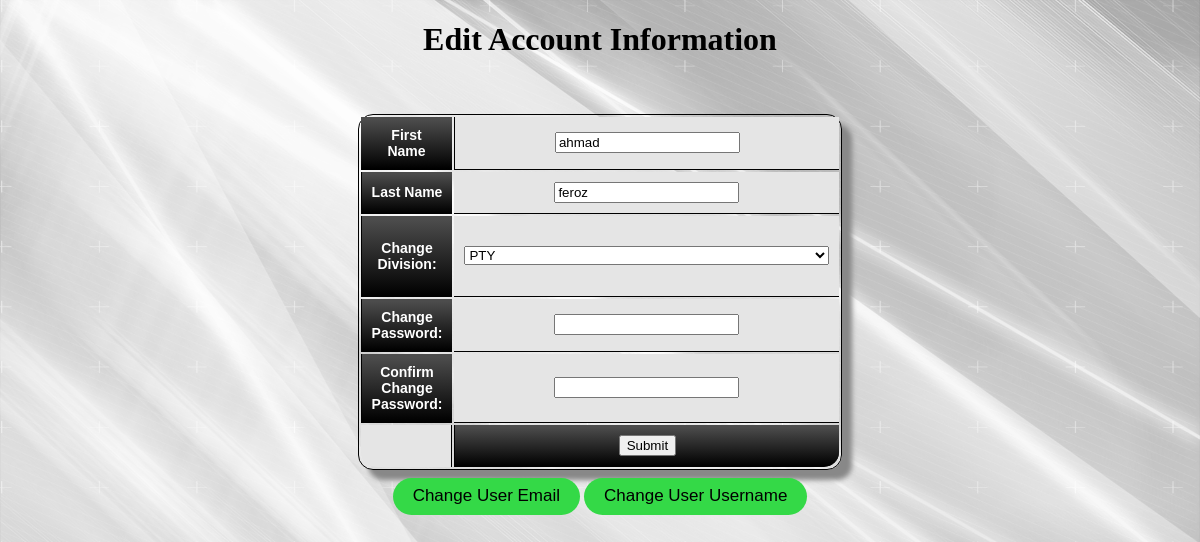
The app's page /editAdmininfo.php?id=1 (signed in) with its own data.
### tables this page shows
CREATE TABLE `userinfo` (
  `ID` int(11) NOT NULL,
  `username` varchar(255) NOT NULL,
  `password` varchar(255) NOT NULL,
  `FirstName` text NOT NULL,
  `LastName` text NOT NULL,
  `email` text NOT NULL,
  `AccessLevel` int(11) NOT NULL,
  `Division` varchar(255) NOT NULL,
  `DateRegister` datetime NOT NULL
);

### editAdminInfo.php (the view, shortened to what this page needs)
<?php require_once('Connections/localhost.php'); ?>
<?php
if (!function_exists("GetSQLValueString")) {
function GetSQLValueString($theValue, $theType, $theDefinedValue = "", $theNotDefinedValue = "")
{
  $theValue = function_exists("mysql_real_escape_string") ? mysql_real_escape_string($theValue) : mysql_escape_string($theValue);
  switch ($theType) {
    case "long":
    case "int":
      $theValue = ($theValue != "") ? intval($theValue) : "NULL";
      break;
  }
  return $theValue;
}
}
$editFormAction = $_SERVER['PHP_SELF'];
if (isset($_SERVER['QUERY_STRING'])) {
  $editFormAction .= "?" . htmlentities($_SERVER['QUERY_STRING']);
}
$query_Recordset1 = sprintf("SELECT * FROM userinfo WHERE ID =%s",
GetSQLValueString($_GET['id'], "int"));
$Recordset1 = mysql_query($query_Recordset1, $localhost) or die(mysql_error());
$row_Recordset1 = mysql_fetch_assoc($Recordset1);
?>
<!DOCTYPE html PUBLIC "-//W3C//DTD XHTML 1.0 Transitional//EN" "http://www.w3.org/TR/xhtml1/DTD/xhtml1-transitional.dtd">
<html xmlns="http://www.w3.org/1999/xhtml">
<head>
<link href="SpryAssets/SpryValidationTextField.css" rel="stylesheet" type="text/css" />
<link href="TableCSSCodeEditAccount.css" rel="stylesheet" type="text/css" >
<link href="UserEmailButton.css" rel="stylesheet" type="text/css" >
<link href="SpryAssets/SpryValidationConfirm.css" rel="stylesheet" type="text/css" />
</head>
<body><h1 align="center">Edit Account Information
</h1>
<p align="center">&nbsp;</p>
<form action="<?php echo $editFormAction; ?>" id="form1" name="form1" method="POST">
  <div align="center">
    <table width="283" border="1" style="text-align:center;" class="CSSTableGenerator">
      <tr>
        <td>First Name</td>
        <td>          <span id="sprytextfield1">
          <div align="center">
            <input name="FirstName" type="text" id="FirstName" value="<?php echo $row_Recordset1['FirstName']; ?>" />
            <span class="textfieldRequiredMsg">A value is required.</span></div>
          </span></td>
      </tr>
      <tr>
        <td>Last Name</td>
        <td>          <span id="sprytextfield2">
          <div align="center">
            <input name="LastName" type="text" id="LastName" value="<?php echo $row_Recordset1['LastName']; ?>" />
            <span class="textfieldRequiredMsg">A value is required.</span></div>
        </span></td>
      </tr>
      <tr>
        <td><p>Change Division:</p></td>
        <td><div align="center">
         <div align="center">
            <select name="Division" size="1" id="Division" >
            <option value="<?php echo $row_Recordset1['Division'] ?>"><?php echo $row_Recordset1['Division'] ?></option>
            </select>
          </div>
</div></td>
      </tr>
      <tr>
        <td>Change Password:</td>
        <td><div align="center"><span id="sprytextfield3">
          <input type="password" name="PassChange" id="PassChange" />
        <span class="textfieldRequiredMsg">A value is required.</span></span></div></td>
      </tr>
      <tr>
        <td>Confirm Change Password:</td>
        <td><div align="center"><span id="spryconfirm1">
          <input type="password" name="ChngePass2" id="ChngePass2" />
        <span class="confirmRequiredMsg">A value is required.</span><span class="confirmInvalidMsg">The values don't match.</span></span></div></td>
      </tr>
      <tr>
        <td>&nbsp;</td>
        <td><input type="submit" name="Submit" id="Submit" value="Submit" /></td>
      </tr>
    </table>
    <p>
      <a href="UserChangeEmail.php?id=<?php echo $row_Recordset1['ID']; ?>" class="btn">Change User Email</a>
    <a href="UserUsernameChange.php?id=<?php echo $row_Recordset1['ID']; ?>" class="btn">Change User Username</a></p>
  </div>
</form>
<p align="center">&nbsp;</p>
</body>
</html>

### UserEmailButton.css (style rules this page uses)
.btn { -webkit-border-radius: 28; -moz-border-radius: 28; border-radius: 28px; font-family: Arial; color: #000000; font-size: 17px; background: #34d947; padding: 8px 20px 10px 20px; text-decoration: none; }

### editAdminInfo.php (style rules this page uses)
body { background-image: url(white-abstract-75-wallpaper-background-hd.jpg); background-size: cover; }

### records on screen
userinfo: FirstName "ahmad", LastName "feroz", Division "PTY"
